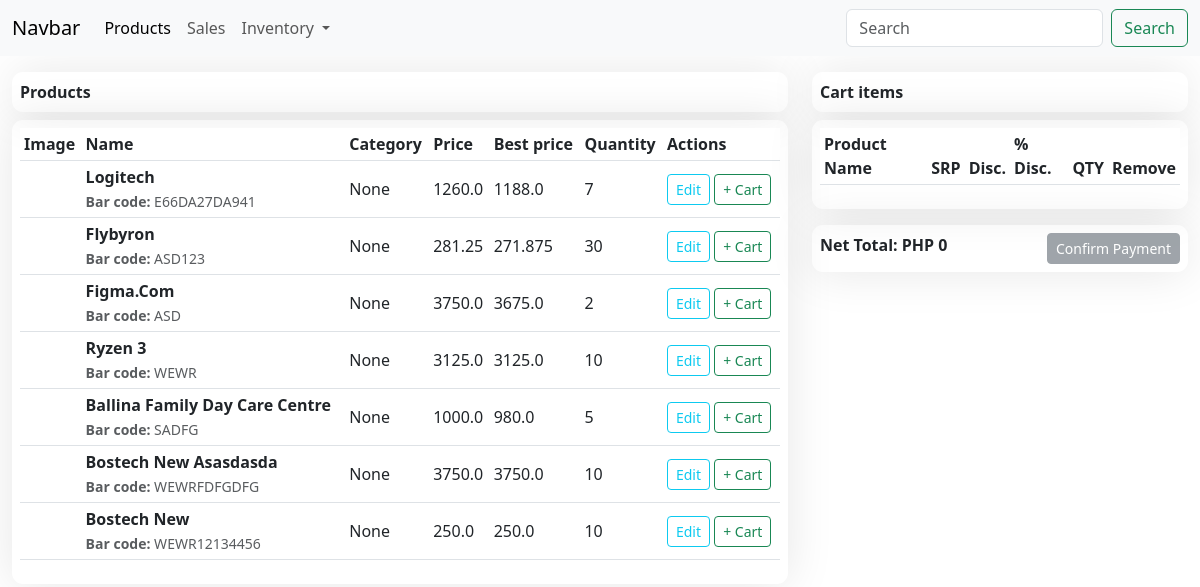
Page /products/sales/ on the earlier database version.
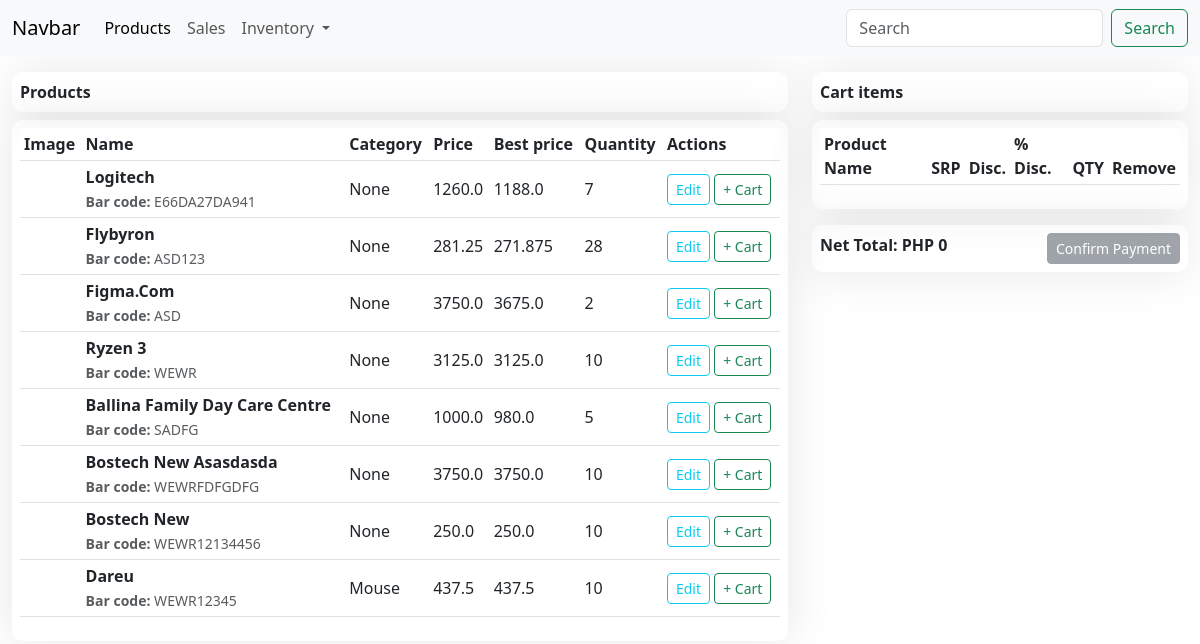
Same page on the later database version.
### sales/models/product.py (models this page shows, shortened)
class Product(BaseTime):
    user = models.ForeignKey(User, on_delete=models.CASCADE, default=1)
    product_code = models.CharField(max_length=13, unique=True, blank=True)
    bar_code = models.CharField(max_length=13, unique=True, blank=True)
    name = models.CharField(max_length=255)
    model = models.CharField(max_length=120)
    description = models.TextField()
    category = models.ForeignKey(ProductCategory, on_delete=models.CASCADE, blank=True, null=True)
    cost = models.FloatField(default=0)
    price_margin = models.FloatField(default=0.25)
    price_discount = models.FloatField(default=0.00)
    price = models.FloatField(default=0.00, verbose_name="SRP")
    quantity = models.PositiveIntegerField(default=1)
    is_serial = models.BooleanField(default=False, verbose_name="with serial?")
    product_warranty = models.ForeignKey(ProductWarranty, on_delete=models.CASCADE, blank=True, null=True)
    image = models.ForeignKey(ProductImage, on_delete=models.CASCADE, blank=True, null=True)
    @property
    def best_price(self):
        discount = float(self.price) - float(self.cost)
        price = (discount - (discount * self.price_discount)) + float(self.cost)
        return price

class ProductCategory(models.Model):
    name = models.CharField(max_length=100, default="Memories")
    created_at = models.DateTimeField(auto_now_add=True)
    updated_at = models.DateTimeField(auto_now=True)
    class Meta:
        verbose_name = "category"
        verbose_name_plural = "categories"
    def __str__(self):
        return self.name

### sales/views/pos_view.py (the view)
# urls.py: path('sales/', POSView.as_view(), name='pos_view'),
class POSView(View):
    def get(self, request):
        products = Product.objects.all()
        customers = Customer.objects.all()
        cart = Cart(request)
        for item in cart:
            item['update_quantity_form'] = {'quantity': item['quantity'], 'update': True}
        context = {
            'products': products,
            'cart': cart,
            'customers': customers,
        }
        template_name = 'pos_view.html'
        return render(request, template_name, context)

### sales/addcart.py (called while the page is built)
    def __iter__(self):
        product_ids = self.cart.keys()
        products = Product.objects.filter(id__in=product_ids)
        for product in products:
            self.cart[str(product.id)]['product'] = product
        for item in self.cart.values():
            item['price'] = Decimal(item['price'])
            item['total_price'] = item['price'] * item['quantity']
            yield item

    def __len__(self):
        return sum(item['quantity'] for item in self.cart.values())

    def get_total_price(self):
        return sum(Decimal(item['price']) * item['quantity'] for item in self.cart.values())

### sales/templates/pos_view.html (shortened to what this page needs)
{% extends 'base.html' %}
{% load static %}
{% block content %}
<div class="row">
    <div class="col-sm-8">
        <div class="fcard mb-2 mt-3">
            <strong>Products</strong>
        </div>
        <div class="fcard">
            <table class="table table-hover table-sm" id="myTable" style="vertical-align: middle;">
                <thead>
                    <tr>
                        <th>Image</th>
                        <th>Name</th>
                        <th>Category</th>
                        <th>Price</th>
                        <th>Best price</th>
                        <th>Quantity</th>
                        <th>Actions</th>
                    </tr>
                </thead>
                <tbody>
                    {% for product in products %}
                    <tr>
                        <td>
                        </td>
                        <td>
                            <strong>{{ product.name|title }}</strong> <br>
                            <small class="text-muted"><strong>Bar code:</strong> {{ product.bar_code|upper }}</small>
                        </td>
                        <td>{{ product.category }}</td>
                        <td>{{ product.price }}</td>
                        <td>{{ product.best_price }}</td>
                        <td>{{ product.quantity }}</td>
                        <td>
                            <a class="btn btn-outline-info btn-sm" href="#">Edit</a>
                            {% if product.quantity == 0 %}
                            <a class="btn btn-outline-secondary btn-sm disabled" href="{% url 'sales:cart_add' product.id %}" role="button" aria-disabled="true">+ Cart</a>
                            {% else %}
                            <a class="btn btn-outline-success btn-sm" href="{% url 'sales:cart_add' product.id %}">+ Cart</a>
                            {% endif %}
                        </td>
                    </tr>
                    {% endfor %}
                </tbody>
            </table>
        </div>
    </div>
    <div class="col-sm-4">
        <div class="fcard mb-2 mt-3">
            <strong>Cart items</strong>
        </div>
        <div class="fcard mb-2 mt-2">
            <table class="table table-striped table-sm" style="vertical-align: middle;">
                <thead>
                <tr>
                    <th>Product Name</th>
                    <th>SRP</th>
                    <th>Disc.</th>
                    <th>% Disc.</th>
                    <th>QTY</th>
                    <th>Remove</th>
                </tr>
                </thead>
            </table>
        </div>
        <div class="fcard mb-2 mt-3">
            <div class="row">
                <div class="col-sm-6">
                    <strong class="float-left">Net Total: PHP {{ cart.get_total_price }}</strong>
                </div>
                <div class="col-md-6">
                    <div style="text-align: right;">
                        {% if cart %}
                        <a class="btn btn-primary btn-sm" href="{% url 'sales:billing_information' %}">Confirm Payment</a>
                        {% else %}
                        <a href="#" class="btn btn-secondary btn-sm disabled" role="button" aria-disabled="true">Confirm Payment</a>
                        {% endif %}
                    </div>
                </div>
            </div>
        </div>
    </div>
</div>
{% endblock %}

### templates/base.html (shortened to what this page needs)
{% load static %}
<!doctype html>
<html lang="en">
  <head>
    <link href="https://cdn.jsdelivr.net/npm/bootstrap@5.3.0-alpha3/dist/css/bootstrap.min.css" rel="stylesheet">
    <link href="https://cdn.datatables.net/v/bs5/jq-3.6.0/dt-1.13.4/af-2.5.3/datatables.min.css" rel="stylesheet"/>
    <link rel="stylesheet" href="{% static 'style.css' %}">
  </head>
  <body>
    {% include 'navbar.html' %}
    <div class="container-fluid">
        {% block content %}
        {% endblock %}
    </div>
  </body>
</html>

### templates/navbar.html (shortened to what this page needs)
<nav class="navbar navbar-expand-lg bg-body-tertiary">
    <div class="container-fluid">
      <a class="navbar-brand" href="#">Navbar</a>
      <div class="collapse navbar-collapse" id="navbarSupportedContent">
        <ul class="navbar-nav me-auto mb-2 mb-lg-0">
          <li class="nav-item">
            <a class="nav-link active" aria-current="page" href="{% url 'sales:product_list' %}">Products</a>
          </li>
          <li class="nav-item">
            <a class="nav-link" href="{% url 'sales:pos_view' %}">Sales</a>
          </li>
          <li class="nav-item dropdown">
            <a class="nav-link dropdown-toggle" href="#" role="button" data-bs-toggle="dropdown" aria-expanded="false">
              Inventory
            </a>
          </li>
        </ul>
        <form class="d-flex" role="search">
          <input class="form-control me-2" type="search" placeholder="Search" aria-label="Search">
          <button class="btn btn-outline-success" type="submit">Search</button>
        </form>
      </div>
    </div>
</nav>

### sales/static/style.css (style rules this page uses)
.fcard { display: flex; flex-direction: column; justify-content: flex-start; gap: .5rem; border-radius: .7rem; box-shadow: 0 0 3rem 0 rgba(0, 0, 0,.1); padding: .5rem; }

Differences in the rows shown:
changed Product "Flybyron": quantity "30" → "28"
added Product: name "Dareu", bar_code "WEWR12345", category "Mouse", price "437.5", best_price "437.5", quantity "10", shows "+ Cart"
